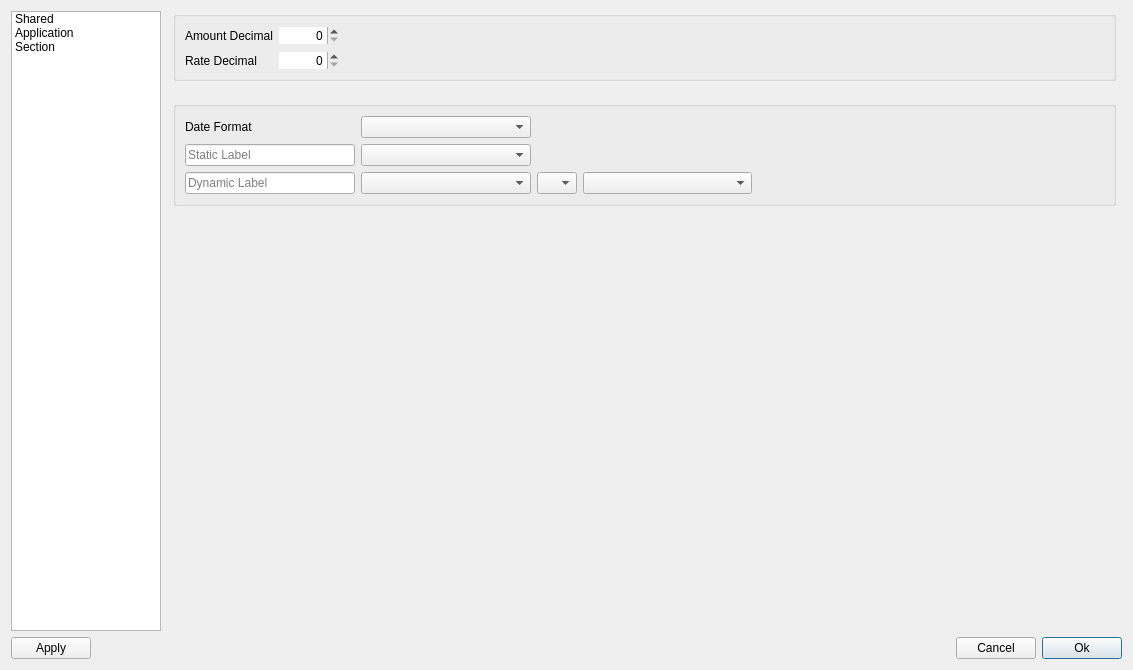
<?xml version="1.0" encoding="UTF-8"?>
<ui version="4.0">
 <class>Preferences</class>
 <widget class="QDialog" name="Preferences">
  <property name="geometry">
   <rect>
    <x>0</x>
    <y>0</y>
    <width>1133</width>
    <height>670</height>
   </rect>
  </property>
  <property name="sizePolicy">
   <sizepolicy hsizetype="Fixed" vsizetype="Fixed">
    <horstretch>0</horstretch>
    <verstretch>0</verstretch>
   </sizepolicy>
  </property>
  <layout class="QGridLayout" name="gridLayout_2">
   <item row="0" column="0">
    <widget class="QListWidget" name="listWidget">
     <property name="sizePolicy">
      <sizepolicy hsizetype="Fixed" vsizetype="Expanding">
       <horstretch>0</horstretch>
       <verstretch>0</verstretch>
      </sizepolicy>
     </property>
     <property name="maximumSize">
      <size>
       <width>150</width>
       <height>16777215</height>
      </size>
     </property>
     <property name="spacing">
      <number>2</number>
     </property>
     <item>
      <property name="text">
       <string>Shared</string>
      </property>
     </item>
     <item>
      <property name="text">
       <string>Application</string>
      </property>
     </item>
     <item>
      <property name="text">
       <string>Section</string>
      </property>
     </item>
    </widget>
   </item>
   <item row="0" column="2">
    <widget class="QStackedWidget" name="stackedWidget">
     <property name="currentIndex">
      <number>2</number>
     </property>
     <widget class="QWidget" name="page_1">
      <layout class="QGridLayout" name="gridLayout_3">
       <property name="leftMargin">
        <number>0</number>
       </property>
       <property name="topMargin">
        <number>0</number>
       </property>
       <property name="rightMargin">
        <number>0</number>
       </property>
       <property name="bottomMargin">
        <number>0</number>
       </property>
       <item row="0" column="0">
        <widget class="QGroupBox" name="groupBox_4">
         <property name="title">
          <string/>
         </property>
         <layout class="QGridLayout" name="gridLayout_8">
          <item row="0" column="1" colspan="2">
           <widget class="ComboBox" name="comboDefaultUnit">
            <property name="minimumSize">
             <size>
              <width>120</width>
              <height>0</height>
             </size>
            </property>
           </widget>
          </item>
          <item row="2" column="0">
           <widget class="QLabel" name="labelDocumentDir">
            <property name="text">
             <string>Document Dir</string>
            </property>
           </widget>
          </item>
          <item row="2" column="3">
           <widget class="QPushButton" name="pBtnResetDocumentDir">
            <property name="text">
             <string>Reset</string>
            </property>
           </widget>
          </item>
          <item row="2" column="4">
           <spacer name="horizontalSpacer_7">
            <property name="orientation">
             <enum>Qt::Orientation::Horizontal</enum>
            </property>
            <property name="sizeHint" stdset="0">
             <size>
              <width>397</width>
              <height>20</height>
             </size>
            </property>
           </spacer>
          </item>
          <item row="0" column="0">
           <widget class="QLabel" name="labelDefaultUnit">
            <property name="text">
             <string>Default Unit</string>
            </property>
           </widget>
          </item>
          <item row="2" column="1" colspan="2">
           <widget class="QPushButton" name="pBtnDocumentDir">
            <property name="sizePolicy">
             <sizepolicy hsizetype="Preferred" vsizetype="Fixed">
              <horstretch>0</horstretch>
              <verstretch>0</verstretch>
             </sizepolicy>
            </property>
            <property name="minimumSize">
             <size>
              <width>120</width>
              <height>0</height>
             </size>
            </property>
            <property name="text">
             <string/>
            </property>
           </widget>
          </item>
         </layout>
        </widget>
       </item>
       <item row="1" column="0">
        <spacer name="verticalSpacer_2">
         <property name="orientation">
          <enum>Qt::Orientation::Vertical</enum>
         </property>
         <property name="sizeHint" stdset="0">
          <size>
           <width>20</width>
           <height>337</height>
          </size>
         </property>
        </spacer>
       </item>
      </layout>
     </widget>
     <widget class="QWidget" name="page_2">
      <layout class="QGridLayout" name="gridLayout_7">
       <property name="leftMargin">
        <number>0</number>
       </property>
       <property name="topMargin">
        <number>0</number>
       </property>
       <property name="rightMargin">
        <number>0</number>
       </property>
       <property name="bottomMargin">
        <number>0</number>
       </property>
       <item row="0" column="0">
        <widget class="QGroupBox" name="groupBox_3">
         <property name="title">
          <string/>
         </property>
         <layout class="QGridLayout" name="gridLayout">
          <item row="3" column="1">
           <widget class="ComboBox" name="comboTheme">
            <property name="minimumSize">
             <size>
              <width>120</width>
              <height>0</height>
             </size>
            </property>
           </widget>
          </item>
          <item row="0" column="1">
           <widget class="ComboBox" name="comboLanguage">
            <property name="minimumSize">
             <size>
              <width>120</width>
              <height>0</height>
             </size>
            </property>
           </widget>
          </item>
          <item row="1" column="2">
           <spacer name="horizontalSpacer_13">
            <property name="orientation">
             <enum>Qt::Orientation::Horizontal</enum>
            </property>
            <property name="sizeHint" stdset="0">
             <size>
              <width>660</width>
              <height>17</height>
             </size>
            </property>
           </spacer>
          </item>
          <item row="1" column="0">
           <widget class="QLabel" name="label_11">
            <property name="text">
             <string>Separator</string>
            </property>
           </widget>
          </item>
          <item row="3" column="0">
           <widget class="QLabel" name="label_4">
            <property name="text">
             <string>Theme</string>
            </property>
           </widget>
          </item>
          <item row="2" column="0">
           <widget class="QLabel" name="label_2">
            <property name="text">
             <string>Printer</string>
            </property>
           </widget>
          </item>
          <item row="2" column="1">
           <widget class="ComboBox" name="comboPrinter">
            <property name="minimumSize">
             <size>
              <width>120</width>
              <height>0</height>
             </size>
            </property>
           </widget>
          </item>
          <item row="0" column="0">
           <widget class="QLabel" name="label_5">
            <property name="text">
             <string>Language</string>
            </property>
           </widget>
          </item>
          <item row="1" column="1">
           <widget class="ComboBox" name="comboSeparator">
            <property name="minimumSize">
             <size>
              <width>120</width>
              <height>0</height>
             </size>
            </property>
           </widget>
          </item>
          <item row="4" column="0">
           <widget class="QLabel" name="label_7">
            <property name="text">
             <string>Company Name</string>
            </property>
           </widget>
          </item>
          <item row="4" column="1">
           <widget class="QLineEdit" name="lineCompanyName"/>
          </item>
         </layout>
        </widget>
       </item>
       <item row="1" column="0">
        <spacer name="verticalSpacer">
         <property name="orientation">
          <enum>Qt::Orientation::Vertical</enum>
         </property>
         <property name="sizeHint" stdset="0">
          <size>
           <width>20</width>
           <height>367</height>
          </size>
         </property>
        </spacer>
       </item>
      </layout>
     </widget>
     <widget class="QWidget" name="page_3">
      <layout class="QGridLayout" name="gridLayout_5">
       <property name="leftMargin">
        <number>0</number>
       </property>
       <property name="topMargin">
        <number>0</number>
       </property>
       <property name="rightMargin">
        <number>0</number>
       </property>
       <property name="bottomMargin">
        <number>0</number>
       </property>
       <property name="verticalSpacing">
        <number>20</number>
       </property>
       <item row="1" column="0" colspan="2">
        <widget class="QGroupBox" name="groupBox_2">
         <property name="title">
          <string/>
         </property>
         <property name="alignment">
          <set>Qt::AlignmentFlag::AlignLeading|Qt::AlignmentFlag::AlignLeft|Qt::AlignmentFlag::AlignTop</set>
         </property>
         <layout class="QGridLayout" name="gridLayout_6">
          <item row="2" column="3">
           <widget class="ComboBox" name="comboDynamicRhs">
            <property name="sizePolicy">
             <sizepolicy hsizetype="Preferred" vsizetype="Fixed">
              <horstretch>0</horstretch>
              <verstretch>0</verstretch>
             </sizepolicy>
            </property>
            <property name="minimumSize">
             <size>
              <width>160</width>
              <height>0</height>
             </size>
            </property>
            <property name="sizeAdjustPolicy">
             <enum>QComboBox::SizeAdjustPolicy::AdjustToContents</enum>
            </property>
           </widget>
          </item>
          <item row="2" column="2">
           <widget class="ComboBox" name="comboOperation">
            <property name="sizePolicy">
             <sizepolicy hsizetype="Preferred" vsizetype="Fixed">
              <horstretch>0</horstretch>
              <verstretch>0</verstretch>
             </sizepolicy>
            </property>
            <property name="minimumSize">
             <size>
              <width>40</width>
              <height>0</height>
             </size>
            </property>
            <property name="maximumSize">
             <size>
              <width>40</width>
              <height>16777215</height>
             </size>
            </property>
           </widget>
          </item>
          <item row="2" column="1">
           <widget class="ComboBox" name="comboDynamicLhs">
            <property name="sizePolicy">
             <sizepolicy hsizetype="Preferred" vsizetype="Fixed">
              <horstretch>0</horstretch>
              <verstretch>0</verstretch>
             </sizepolicy>
            </property>
            <property name="minimumSize">
             <size>
              <width>160</width>
              <height>0</height>
             </size>
            </property>
            <property name="sizeAdjustPolicy">
             <enum>QComboBox::SizeAdjustPolicy::AdjustToContents</enum>
            </property>
           </widget>
          </item>
          <item row="1" column="1">
           <widget class="ComboBox" name="comboStatic">
            <property name="sizePolicy">
             <sizepolicy hsizetype="Preferred" vsizetype="Fixed">
              <horstretch>0</horstretch>
              <verstretch>0</verstretch>
             </sizepolicy>
            </property>
            <property name="minimumSize">
             <size>
              <width>160</width>
              <height>0</height>
             </size>
            </property>
            <property name="sizeAdjustPolicy">
             <enum>QComboBox::SizeAdjustPolicy::AdjustToContents</enum>
            </property>
           </widget>
          </item>
          <item row="2" column="0">
           <widget class="QLineEdit" name="lineDynamic">
            <property name="sizePolicy">
             <sizepolicy hsizetype="Preferred" vsizetype="Fixed">
              <horstretch>0</horstretch>
              <verstretch>0</verstretch>
             </sizepolicy>
            </property>
            <property name="minimumSize">
             <size>
              <width>80</width>
              <height>0</height>
             </size>
            </property>
            <property name="placeholderText">
             <string>Dynamic Label</string>
            </property>
           </widget>
          </item>
          <item row="0" column="0">
           <widget class="QLabel" name="label_6">
            <property name="minimumSize">
             <size>
              <width>80</width>
              <height>0</height>
             </size>
            </property>
            <property name="text">
             <string>Date Format</string>
            </property>
           </widget>
          </item>
          <item row="0" column="1">
           <widget class="ComboBox" name="comboDateFormat">
            <property name="minimumSize">
             <size>
              <width>160</width>
              <height>0</height>
             </size>
            </property>
           </widget>
          </item>
          <item row="1" column="0">
           <widget class="QLineEdit" name="lineStatic">
            <property name="sizePolicy">
             <sizepolicy hsizetype="Preferred" vsizetype="Fixed">
              <horstretch>0</horstretch>
              <verstretch>0</verstretch>
             </sizepolicy>
            </property>
            <property name="minimumSize">
             <size>
              <width>80</width>
              <height>0</height>
             </size>
            </property>
            <property name="placeholderText">
             <string>Static Label</string>
            </property>
           </widget>
          </item>
          <item row="2" column="4" colspan="2">
           <spacer name="horizontalSpacer_6">
            <property name="orientation">
             <enum>Qt::Orientation::Horizontal</enum>
            </property>
            <property name="sizeHint" stdset="0">
             <size>
              <width>40</width>
              <height>20</height>
             </size>
            </property>
           </spacer>
          </item>
          <item row="1" column="2" colspan="4">
           <spacer name="horizontalSpacer_2">
            <property name="orientation">
             <enum>Qt::Orientation::Horizontal</enum>
            </property>
            <property name="sizeHint" stdset="0">
             <size>
              <width>40</width>
              <height>20</height>
             </size>
            </property>
           </spacer>
          </item>
         </layout>
        </widget>
       </item>
       <item row="2" column="0">
        <spacer name="verticalSpacer_3">
         <property name="orientation">
          <enum>Qt::Orientation::Vertical</enum>
         </property>
         <property name="sizeHint" stdset="0">
          <size>
           <width>17</width>
           <height>354</height>
          </size>
         </property>
        </spacer>
       </item>
       <item row="0" column="0" colspan="2">
        <widget class="QGroupBox" name="groupBox">
         <property name="title">
          <string/>
         </property>
         <layout class="QGridLayout" name="gridLayout_4">
          <item row="2" column="1">
           <widget class="SpinBox" name="spinRateDecimal">
            <property name="sizePolicy">
             <sizepolicy hsizetype="Preferred" vsizetype="Fixed">
              <horstretch>0</horstretch>
              <verstretch>0</verstretch>
             </sizepolicy>
            </property>
            <property name="minimumSize">
             <size>
              <width>60</width>
              <height>0</height>
             </size>
            </property>
            <property name="frame">
             <bool>false</bool>
            </property>
            <property name="alignment">
             <set>Qt::AlignmentFlag::AlignRight|Qt::AlignmentFlag::AlignTrailing|Qt::AlignmentFlag::AlignVCenter</set>
            </property>
           </widget>
          </item>
          <item row="2" column="0">
           <widget class="QLabel" name="labelRateDecimal">
            <property name="text">
             <string>Rate Decimal</string>
            </property>
           </widget>
          </item>
          <item row="1" column="0">
           <widget class="QLabel" name="labelAmountDecimal">
            <property name="text">
             <string>Amount Decimal</string>
            </property>
           </widget>
          </item>
          <item row="1" column="2">
           <spacer name="horizontalSpacer_5">
            <property name="orientation">
             <enum>Qt::Orientation::Horizontal</enum>
            </property>
            <property name="sizeHint" stdset="0">
             <size>
              <width>397</width>
              <height>20</height>
             </size>
            </property>
           </spacer>
          </item>
          <item row="1" column="1">
           <widget class="SpinBox" name="spinAmountDecimal">
            <property name="sizePolicy">
             <sizepolicy hsizetype="Preferred" vsizetype="Fixed">
              <horstretch>0</horstretch>
              <verstretch>0</verstretch>
             </sizepolicy>
            </property>
            <property name="minimumSize">
             <size>
              <width>60</width>
              <height>0</height>
             </size>
            </property>
            <property name="frame">
             <bool>false</bool>
            </property>
            <property name="alignment">
             <set>Qt::AlignmentFlag::AlignRight|Qt::AlignmentFlag::AlignTrailing|Qt::AlignmentFlag::AlignVCenter</set>
            </property>
           </widget>
          </item>
         </layout>
        </widget>
       </item>
      </layout>
     </widget>
    </widget>
   </item>
   <item row="1" column="0" colspan="4">
    <layout class="QHBoxLayout" name="horizontalLayout">
     <item>
      <widget class="QPushButton" name="pBtnApply">
       <property name="text">
        <string>Apply</string>
       </property>
      </widget>
     </item>
     <item>
      <spacer name="horizontalSpacer">
       <property name="orientation">
        <enum>Qt::Orientation::Horizontal</enum>
       </property>
       <property name="sizeHint" stdset="0">
        <size>
         <width>40</width>
         <height>20</height>
        </size>
       </property>
      </spacer>
     </item>
     <item>
      <widget class="QPushButton" name="pBtnCancel">
       <property name="text">
        <string>Cancel</string>
       </property>
      </widget>
     </item>
     <item>
      <widget class="QPushButton" name="pBtnOk">
       <property name="text">
        <string>Ok</string>
       </property>
       <property name="default">
        <bool>true</bool>
       </property>
      </widget>
     </item>
    </layout>
   </item>
  </layout>
 </widget>
 <customwidgets>
  <customwidget>
   <class>ComboBox</class>
   <extends>QComboBox</extends>
   <header location="global">widget/combobox.h</header>
  </customwidget>
  <customwidget>
   <class>SpinBox</class>
   <extends>QSpinBox</extends>
   <header location="global">widget/spinbox.h</header>
  </customwidget>
 </customwidgets>
 <resources/>
 <connections>
  <connection>
   <sender>pBtnCancel</sender>
   <signal>clicked()</signal>
   <receiver>Preferences</receiver>
   <slot>reject()</slot>
   <hints>
    <hint type="sourcelabel">
     <x>846</x>
     <y>526</y>
    </hint>
    <hint type="destinationlabel">
     <x>625</x>
     <y>481</y>
    </hint>
   </hints>
  </connection>
  <connection>
   <sender>pBtnOk</sender>
   <signal>clicked()</signal>
   <receiver>Preferences</receiver>
   <slot>accept()</slot>
   <hints>
    <hint type="sourcelabel">
     <x>899</x>
     <y>526</y>
    </hint>
    <hint type="destinationlabel">
     <x>680</x>
     <y>438</y>
    </hint>
   </hints>
  </connection>
  <connection>
   <sender>listWidget</sender>
   <signal>currentRowChanged(int)</signal>
   <receiver>stackedWidget</receiver>
   <slot>setCurrentIndex(int)</slot>
   <hints>
    <hint type="sourcelabel">
     <x>81</x>
     <y>211</y>
    </hint>
    <hint type="destinationlabel">
     <x>248</x>
     <y>209</y>
    </hint>
   </hints>
  </connection>
 </connections>
</ui>
